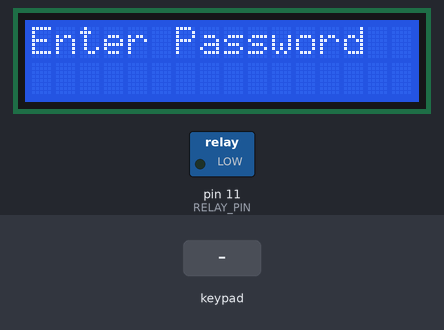
The sketch below on a simulated Arduino Uno, built with avr-gcc and run on an emulated ATmega328P. On the bench: 16×2 character LCD, switched loads named in the sketch (green lamp = pin HIGH). Inputs (shaded band) come from the test bench. What the sketch prints to the serial monitor is not drawn.

Above: at 0.1 s.
2.3 s: keypad keys A B 1 2 3 # pressed 0.4 s apart
At 4.7 s:
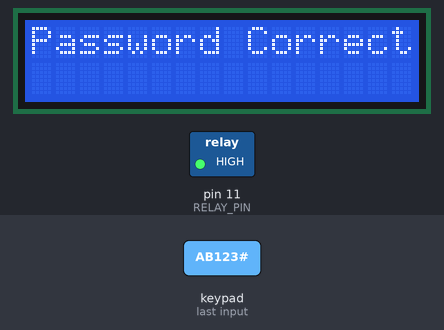
6.2 s: key '1' pressed
9.2 s: keypad keys A B 1 2 3 * pressed 0.4 s apart
At 11.9 s:
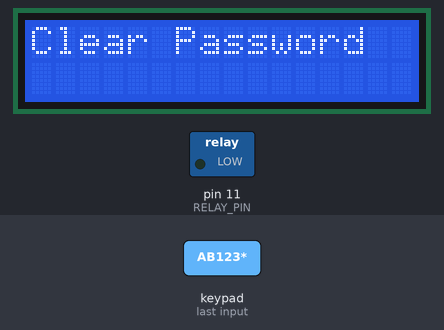
13.1 s: key 'B' pressed
At 14.2 s:
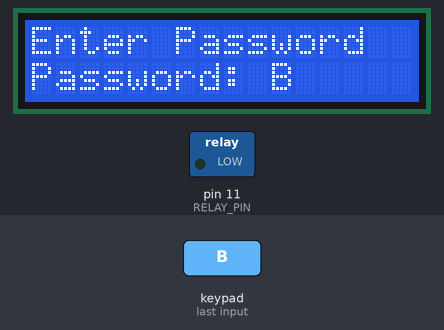
14.6 s: keypad keys A B 1 2 3 pressed 0.4 s apart
At 16.5 s:
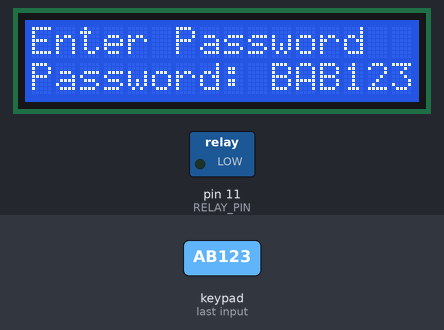
18.1 s: key '#' pressed
At 18.8 s:
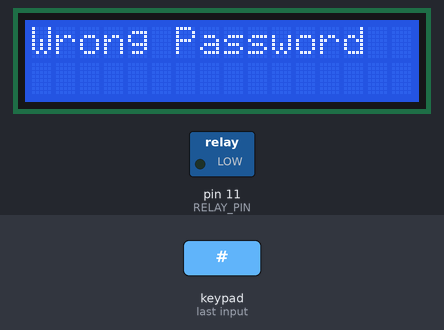
Timing chart, 0 to 21.1 s (numbered marks = the images above; inputs shaded):
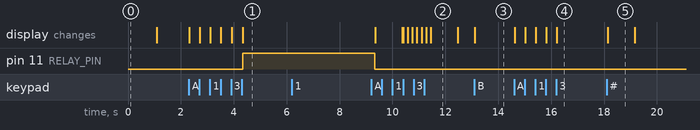

Measured:
- after the input at 2.3 s, pin 11 (RELAY_PIN): LOW → HIGH after 2.0 s; the display: first changes at once (image 1 shows a later state)
- after the input at 6.2 s, every drawn part: stays the same
- after the input at 9.2 s, the display: first differs from a run without the input after 1.4 s (image 2 shows a later state)
- after the input at 13.1 s, the display: changes at once (image 3)
- after the input at 14.6 s, the display: first changes at once (image 4 shows a later state)
- after the input at 18.1 s, the display: changes at once (image 5)
- what the display in image 2 shows lasts 1.0 s, from 11.5 s to 12.5 s

The sketch:

Keypad_Relay_Controller.ino
```cpp
#include <Wire.h>  // ใช้ไลบรารี Wire สำหรับ I2C
#include <LiquidCrystal_I2C.h>  // ใช้ไลบรารี LiquidCrystal_I2C
#include <Keypad.h>

#define RELAY_PIN 11 // ประกาศ ขาพินรีเลย์

const byte ROWS = 4; // 4 แถว
const byte COLS = 4; // 4 คอลัมน์

char keys[ROWS][COLS] = {
  {'1', '2', '3', 'A'},
  {'4', '5', '6', 'B'},
  {'7', '8', '9', 'C'},
  {'*', '0', '#', 'D'}
};

byte rowPins[ROWS] = {9, 8, 7, 6};  // พินแถวของ Keypad
byte colPins[COLS] = {5, 4, 3, 2};  // พินคอลัมน์ของ Keypad

Keypad keypad = Keypad(makeKeymap(keys), rowPins, colPins, ROWS, COLS);

const String password_1 = "113333"; // กำหนดรหัสผ่าน 1
const String password_2 = "AB123"; // กำหนดรหัสผ่าน 2

String input_password = "";  // ตัวแปรสำหรับเก็บรหัสผ่านที่กรอก

// กำหนดพินสำหรับการใช้ LCD 16x2 แบบ I2C
LiquidCrystal_I2C lcd(0x27, 16, 2);  // ที่อยู่ I2C (0x27) ขนาด 16x2

void setup() {
  Serial.begin(9600);  // เริ่มต้นการสื่อสารกับ Serial Monitor
  pinMode(RELAY_PIN, OUTPUT);  // ตั้งค่าพินรีเลย์ให้เป็น Output
  digitalWrite(RELAY_PIN, LOW);  // ปิดรีเลย์เริ่มต้น

  lcd.begin();  // เริ่มต้น LCD ขนาด 16x2
  lcd.print("Enter Password"); // แสดงข้อความเริ่มต้นที่ LCD
  delay(1000);  // หน่วงเวลา 1 วินาที
  lcd.clear();  // ล้างหน้าจอ LCD
}

void loop() {
  char key = keypad.getKey();  // อ่านค่าจาก Keypad

  if (key) {  // ถ้ามีการกดปุ่ม
    if (key == '*') {  // ถ้ากด '*', รีเซ็ตรหัสผ่านที่กรอก
      input_password = "";
      lcd.clear();
      lcd.print("Clear Password");  // แสดงข้อความบน LCD
      delay(1000);
      lcd.clear();
      lcd.print("Enter Password");
      Serial.println("\nPassword cleared.");  // แสดงข้อความใน Serial Monitor
    }
    else if (key == '#') {  // ถ้ากด '#', ตรวจสอบรหัสผ่าน
      // แสดงรหัสผ่านที่กรอกแค่ครั้งเดียว
      Serial.print("Entered Password: ");
      Serial.println(input_password);  // แสดงรหัสผ่านที่กรอกทั้งหมดใน Serial Monitor

      lcd.clear();
      lcd.print("Password: ");  // แสดงข้อความ "Password: "
      lcd.print(input_password); // แสดงรหัสที่กรอก

      // ตรวจสอบรหัสผ่าน
      if (input_password == password_1 || input_password == password_2) {
        lcd.clear();
        lcd.print("Password Correct");
        Serial.println("Password Correct");
        digitalWrite(RELAY_PIN, HIGH);  // เปิดรีเลย์
        delay(5000);  // รีเลย์เปิด 5 วินาที
        digitalWrite(RELAY_PIN, LOW);  // ปิดรีเลย์
        lcd.clear();
        lcd.print("Relay Closed");
      } else {
        lcd.clear();
        lcd.print("Wrong Password");
        Serial.println("Incorrect Password");
      }

      input_password = "";  // รีเซ็ตรหัสผ่าน
      delay(1000);  // หน่วงเวลา 1 วินาที
      lcd.clear();
      lcd.print("Enter Password");
    }
    else {  // ถ้ากดปุ่มตัวเลขหรืออักขระอื่นๆ
      input_password += key;  // เพิ่มคีย์ที่กดเข้าไปในรหัสผ่านที่กรอก

      lcd.setCursor(0, 1);  // วางเคอร์เซอร์ที่บรรทัดที่ 2
      lcd.print("Password: ");
      lcd.print(input_password);  // แสดงรหัสที่กรอกในบรรทัดที่ 2

      // แสดงรหัสที่กรอกใน Serial Monitor
      Serial.print("Current Input: ");
      Serial.println(input_password);  // แสดงรหัสที่กรอกใน Serial Monitor
    }
  }
}
```
